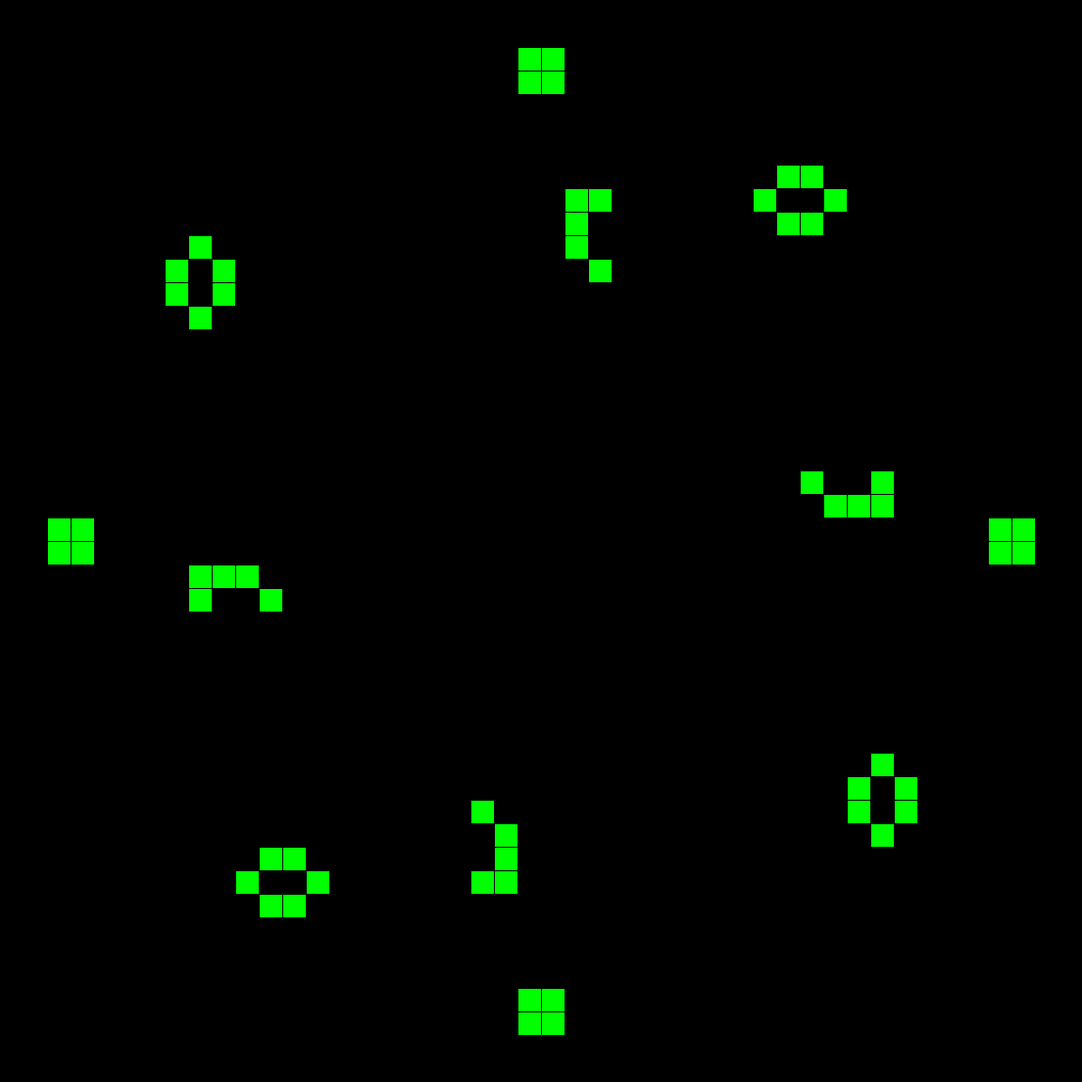
Frame 1 (no input)
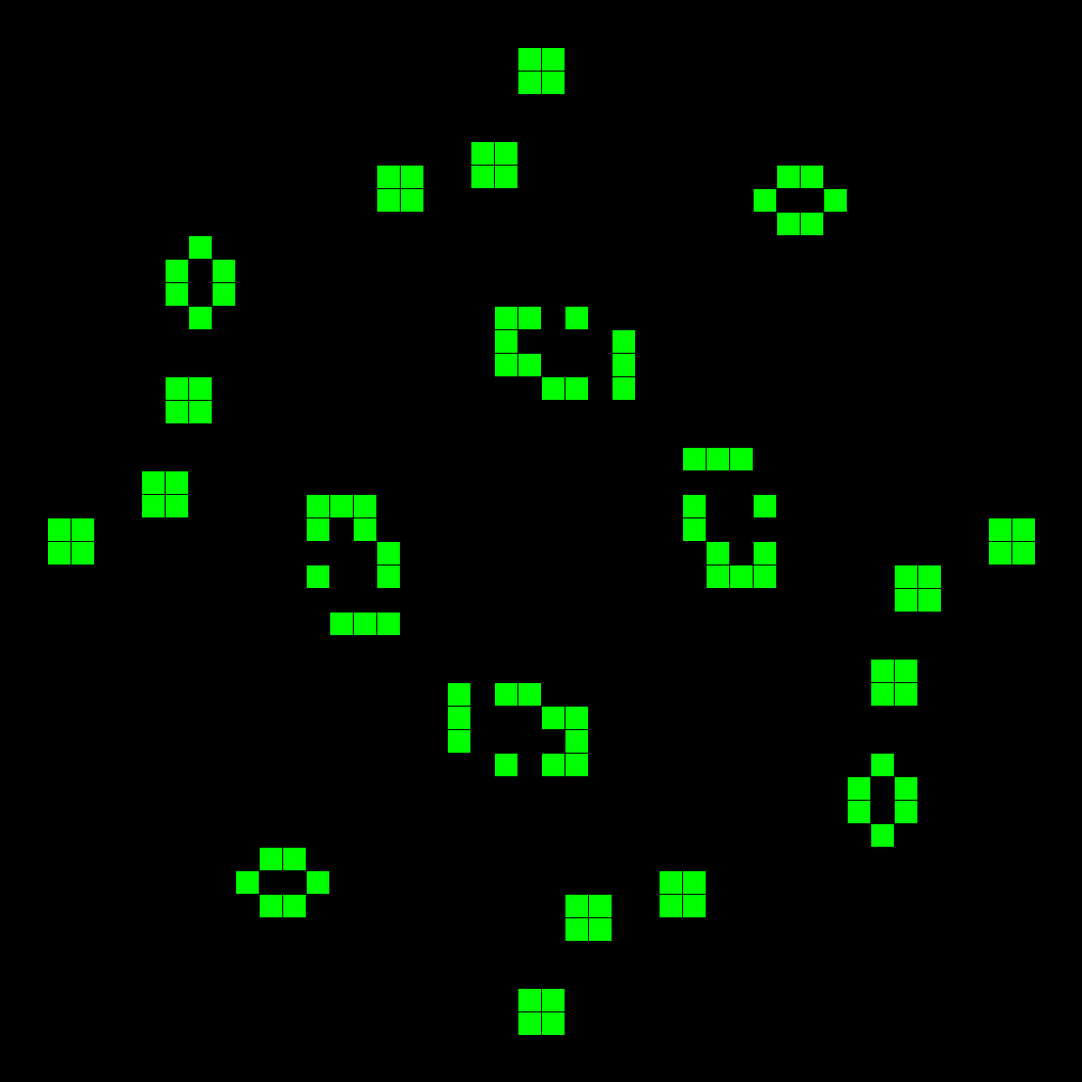
Frame 60 (the mouse pressed at the canvas centre just before this capture)
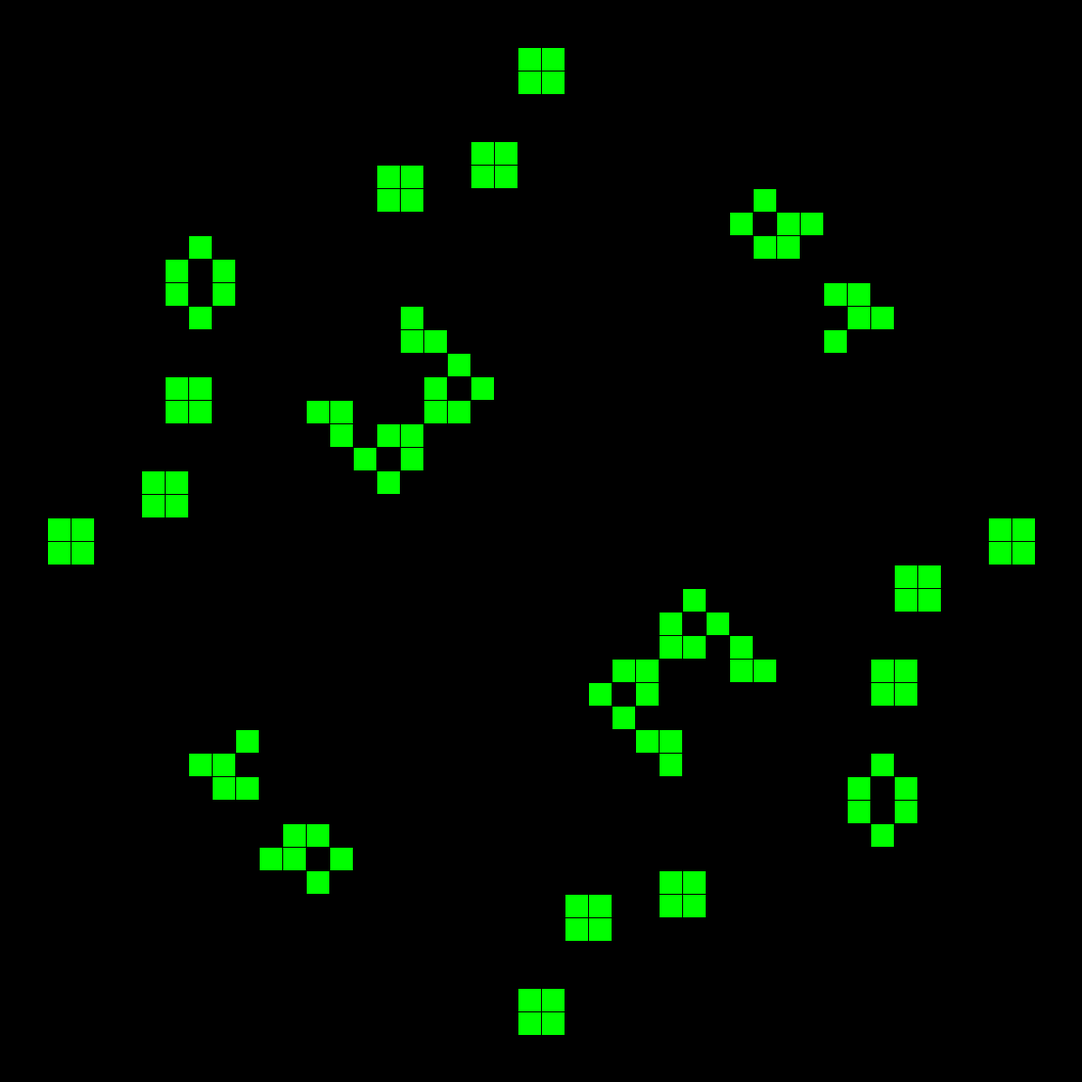
Frame 120 (the mouse held since frame 60 and released just before this capture)

The Processing sketch that drew these frames (run headless with seeded random() and noise(); from frame 60 on, the mouse is pressed at the canvas centre):

// Processing sketch: sketch_60P312
// ── sketch_60P312.pde
/*
John Conway's Game of Life
Rules:
1) A live cell dies if it has fewer than two live neighbors
2) A live cell with two or three live neighbors lives on to the next generation
3) A live cell with more than three live neighbors dies
4) A dead cell will be brought back to live if it has exactly three live neighbors
*/

int windowsize = 1150;
int cellsize = 25; // wimdowsize needs to evenly divide by cellsize and cannot be 1

int[][] board = 
{   {0,0,0,0,0,0,0,0,0,0,0,0,0,0,0,0,0,0,0,0,0,0,0,0,0,0,0,0,0,0,0,0,0,0,0,0,0,0,0,0,0,0,0,0,0,0},
    {0,0,0,0,0,0,0,0,0,0,0,0,0,0,0,0,0,0,0,0,0,0,0,0,0,0,0,0,0,0,0,0,0,0,0,0,0,0,0,0,0,0,0,0,0,0},
    {0,0,0,0,0,0,0,0,0,0,0,0,0,0,0,0,0,0,0,0,0,0,1,1,0,0,0,0,0,0,0,0,0,0,0,0,0,0,0,0,0,0,0,0,0,0},
    {0,0,0,0,0,0,0,0,0,0,0,0,0,0,0,0,0,0,0,0,0,0,1,1,0,0,0,0,0,0,0,0,0,0,0,0,0,0,0,0,0,0,0,0,0,0},
    {0,0,0,0,0,0,0,0,0,0,0,0,0,0,0,0,0,0,0,0,0,0,0,0,0,0,0,0,0,0,0,0,0,0,0,0,0,0,0,0,0,0,0,0,0,0},
    {0,0,0,0,0,0,0,0,0,0,0,0,0,0,0,0,0,0,0,0,0,0,0,0,0,0,0,0,0,0,0,0,0,0,0,0,0,0,0,0,0,0,0,0,0,0},
    {0,0,0,0,0,0,0,0,0,0,0,0,0,0,0,0,0,0,0,0,0,0,0,0,0,0,0,0,0,0,0,0,0,0,0,0,0,0,0,0,0,0,0,0,0,0},
    {0,0,0,0,0,0,0,0,0,0,0,0,0,0,0,0,0,0,0,0,0,0,0,0,0,0,0,0,0,0,0,0,0,1,1,0,0,0,0,0,0,0,0,0,0,0},
    {0,0,0,0,0,0,0,0,0,0,0,0,0,0,0,0,0,0,0,0,0,0,0,0,1,1,0,0,0,0,0,0,1,0,0,1,0,0,0,0,0,0,0,0,0,0},
    {0,0,0,0,0,0,0,0,0,0,0,0,0,0,0,0,0,0,0,0,0,0,0,0,1,0,0,0,0,0,0,0,0,1,1,0,0,0,0,0,0,0,0,0,0,0},
    {0,0,0,0,0,0,0,0,1,0,0,0,0,0,0,0,0,0,0,0,0,0,0,0,1,0,0,0,0,0,0,0,0,0,0,0,0,0,0,0,0,0,0,0,0,0},
    {0,0,0,0,0,0,0,1,0,1,0,0,0,0,0,0,0,0,0,0,0,0,0,0,0,1,0,0,0,0,0,0,0,0,0,0,0,0,0,0,0,0,0,0,0,0},
    {0,0,0,0,0,0,0,1,0,1,0,0,0,0,0,0,0,0,0,0,0,0,0,0,0,0,0,0,0,0,0,0,0,0,0,0,0,0,0,0,0,0,0,0,0,0},
    {0,0,0,0,0,0,0,0,1,0,0,0,0,0,0,0,0,0,0,0,0,0,0,0,0,0,0,0,0,0,0,0,0,0,0,0,0,0,0,0,0,0,0,0,0,0},
    {0,0,0,0,0,0,0,0,0,0,0,0,0,0,0,0,0,0,0,0,0,0,0,0,0,0,0,0,0,0,0,0,0,0,0,0,0,0,0,0,0,0,0,0,0,0},
    {0,0,0,0,0,0,0,0,0,0,0,0,0,0,0,0,0,0,0,0,0,0,0,0,0,0,0,0,0,0,0,0,0,0,0,0,0,0,0,0,0,0,0,0,0,0},
    {0,0,0,0,0,0,0,0,0,0,0,0,0,0,0,0,0,0,0,0,0,0,0,0,0,0,0,0,0,0,0,0,0,0,0,0,0,0,0,0,0,0,0,0,0,0},
    {0,0,0,0,0,0,0,0,0,0,0,0,0,0,0,0,0,0,0,0,0,0,0,0,0,0,0,0,0,0,0,0,0,0,0,0,0,0,0,0,0,0,0,0,0,0},
    {0,0,0,0,0,0,0,0,0,0,0,0,0,0,0,0,0,0,0,0,0,0,0,0,0,0,0,0,0,0,0,0,0,0,0,0,0,0,0,0,0,0,0,0,0,0},
    {0,0,0,0,0,0,0,0,0,0,0,0,0,0,0,0,0,0,0,0,0,0,0,0,0,0,0,0,0,0,0,0,0,0,0,0,0,0,0,0,0,0,0,0,0,0},
    {0,0,0,0,0,0,0,0,0,0,0,0,0,0,0,0,0,0,0,0,0,0,0,0,0,0,0,0,0,0,0,0,0,0,1,0,0,1,0,0,0,0,0,0,0,0},
    {0,0,0,0,0,0,0,0,0,0,0,0,0,0,0,0,0,0,0,0,0,0,0,0,0,0,0,0,0,0,0,0,0,0,0,1,1,1,0,0,0,0,0,0,0,0},
    {0,0,1,1,0,0,0,0,0,0,0,0,0,0,0,0,0,0,0,0,0,0,0,0,0,0,0,0,0,0,0,0,0,0,0,0,0,0,0,0,0,0,1,1,0,0},
    {0,0,1,1,0,0,0,0,0,0,0,0,0,0,0,0,0,0,0,0,0,0,0,0,0,0,0,0,0,0,0,0,0,0,0,0,0,0,0,0,0,0,1,1,0,0},
    {0,0,0,0,0,0,0,0,1,1,1,0,0,0,0,0,0,0,0,0,0,0,0,0,0,0,0,0,0,0,0,0,0,0,0,0,0,0,0,0,0,0,0,0,0,0},
    {0,0,0,0,0,0,0,0,1,0,0,1,0,0,0,0,0,0,0,0,0,0,0,0,0,0,0,0,0,0,0,0,0,0,0,0,0,0,0,0,0,0,0,0,0,0},
    {0,0,0,0,0,0,0,0,0,0,0,0,0,0,0,0,0,0,0,0,0,0,0,0,0,0,0,0,0,0,0,0,0,0,0,0,0,0,0,0,0,0,0,0,0,0},
    {0,0,0,0,0,0,0,0,0,0,0,0,0,0,0,0,0,0,0,0,0,0,0,0,0,0,0,0,0,0,0,0,0,0,0,0,0,0,0,0,0,0,0,0,0,0},
    {0,0,0,0,0,0,0,0,0,0,0,0,0,0,0,0,0,0,0,0,0,0,0,0,0,0,0,0,0,0,0,0,0,0,0,0,0,0,0,0,0,0,0,0,0,0},
    {0,0,0,0,0,0,0,0,0,0,0,0,0,0,0,0,0,0,0,0,0,0,0,0,0,0,0,0,0,0,0,0,0,0,0,0,0,0,0,0,0,0,0,0,0,0},
    {0,0,0,0,0,0,0,0,0,0,0,0,0,0,0,0,0,0,0,0,0,0,0,0,0,0,0,0,0,0,0,0,0,0,0,0,0,0,0,0,0,0,0,0,0,0},
    {0,0,0,0,0,0,0,0,0,0,0,0,0,0,0,0,0,0,0,0,0,0,0,0,0,0,0,0,0,0,0,0,0,0,0,0,0,0,0,0,0,0,0,0,0,0},
    {0,0,0,0,0,0,0,0,0,0,0,0,0,0,0,0,0,0,0,0,0,0,0,0,0,0,0,0,0,0,0,0,0,0,0,0,0,1,0,0,0,0,0,0,0,0},
    {0,0,0,0,0,0,0,0,0,0,0,0,0,0,0,0,0,0,0,0,0,0,0,0,0,0,0,0,0,0,0,0,0,0,0,0,1,0,1,0,0,0,0,0,0,0},
    {0,0,0,0,0,0,0,0,0,0,0,0,0,0,0,0,0,0,0,0,1,0,0,0,0,0,0,0,0,0,0,0,0,0,0,0,1,0,1,0,0,0,0,0,0,0},
    {0,0,0,0,0,0,0,0,0,0,0,0,0,0,0,0,0,0,0,0,0,1,0,0,0,0,0,0,0,0,0,0,0,0,0,0,0,1,0,0,0,0,0,0,0,0},
    {0,0,0,0,0,0,0,0,0,0,0,1,1,0,0,0,0,0,0,0,0,1,0,0,0,0,0,0,0,0,0,0,0,0,0,0,0,0,0,0,0,0,0,0,0,0},
    {0,0,0,0,0,0,0,0,0,0,1,0,0,1,0,0,0,0,0,0,1,1,0,0,0,0,0,0,0,0,0,0,0,0,0,0,0,0,0,0,0,0,0,0,0,0},
    {0,0,0,0,0,0,0,0,0,0,0,1,1,0,0,0,0,0,0,0,0,0,0,0,0,0,0,0,0,0,0,0,0,0,0,0,0,0,0,0,0,0,0,0,0,0},
    {0,0,0,0,0,0,0,0,0,0,0,0,0,0,0,0,0,0,0,0,0,0,0,0,0,0,0,0,0,0,0,0,0,0,0,0,0,0,0,0,0,0,0,0,0,0},
    {0,0,0,0,0,0,0,0,0,0,0,0,0,0,0,0,0,0,0,0,0,0,0,0,0,0,0,0,0,0,0,0,0,0,0,0,0,0,0,0,0,0,0,0,0,0},
    {0,0,0,0,0,0,0,0,0,0,0,0,0,0,0,0,0,0,0,0,0,0,0,0,0,0,0,0,0,0,0,0,0,0,0,0,0,0,0,0,0,0,0,0,0,0},
    {0,0,0,0,0,0,0,0,0,0,0,0,0,0,0,0,0,0,0,0,0,0,1,1,0,0,0,0,0,0,0,0,0,0,0,0,0,0,0,0,0,0,0,0,0,0},
    {0,0,0,0,0,0,0,0,0,0,0,0,0,0,0,0,0,0,0,0,0,0,1,1,0,0,0,0,0,0,0,0,0,0,0,0,0,0,0,0,0,0,0,0,0,0},
    {0,0,0,0,0,0,0,0,0,0,0,0,0,0,0,0,0,0,0,0,0,0,0,0,0,0,0,0,0,0,0,0,0,0,0,0,0,0,0,0,0,0,0,0,0,0},
    {0,0,0,0,0,0,0,0,0,0,0,0,0,0,0,0,0,0,0,0,0,0,0,0,0,0,0,0,0,0,0,0,0,0,0,0,0,0,0,0,0,0,0,0,0,0}
};

ArrayList<Integer> iplc = new ArrayList<Integer>();
ArrayList<Integer> jplc = new ArrayList<Integer>();
ArrayList<Integer> ito0 = new ArrayList<Integer>();
ArrayList<Integer> ito1 = new ArrayList<Integer>();
ArrayList<Integer> jto0 = new ArrayList<Integer>();
ArrayList<Integer> jto1 = new ArrayList<Integer>();

void settings(){
    size(windowsize, windowsize);
    
}

void setup(){
    background(0, 0, 0);
    colorMode(RGB);
    setboard();
    frameRate(60);
    //printboard();
}

void setboard(){ // onetwothree pattern board

    for (int i = 0; i < board.length; i++){
        for (int j = 0; j < board[i].length; j++){
            if (board[i][j] == 1){
                fill(0, 255, 0);
                rect(j*cellsize, i*cellsize, cellsize, cellsize); // j and then i bc j is the row and i is the col
            }
            else{
                fill(0, 0, 0);
                rect(j*cellsize, i*cellsize, cellsize, cellsize);
            }
        }
    }

}

void draw(){
    
    if (frameCount % 2 == 0){
        for (int i = 0; i < board.length; i++){
            for (int j = 0; j < board[i].length; j++){
                int numofneighbors = numneighbors(i, j, board);
                //println("(" + i + ", " + j + "): " + numofneighbors
                
                if (numofneighbors == 3){ // RULE 4
                    ito1.add(i);
                    jto1.add(j);
                }
                else{
                    if (numofneighbors < 2){ // RULE 1
                        //board[i][j] = 0;
                        ito0.add(i);
                        jto0.add(j);
                    }
                    else if (numofneighbors > 3){ // RULE 3
                        //board[i][j] = 0;
                        ito0.add(i);
                        jto0.add(j);
                    }
                }
            }
        }
        for (int x = 0; x < ito0.size(); x++){
            board[ito0.get(x)][jto0.get(x)] = 0;
        }
        for (int x = 0; x < ito1.size(); x++){
            board[ito1.get(x)][jto1.get(x)] = 1;
        }
        ito0 = new ArrayList<Integer>();
        ito1 = new ArrayList<Integer>();
        jto0 = new ArrayList<Integer>();
        jto1 = new ArrayList<Integer>();
        setboard();
    }
}

int numneighbors(int i, int j, int[][] currboard){
    int num = 0;
    int far = windowsize/cellsize - 1;
    if (i != 0 && i != far && j != 0 && j != far){ // PIXEL IS NOT ON THE EDGES
        if (currboard[i][j-1] == 1){ // left
            num++;
        }
        if (currboard[i][j+1] == 1){ // right
            num++;
        }
        if (currboard[i-1][j] == 1){ // top
            num++;
        }
        if (currboard[i+1][j] == 1){ // bottom
            num++;
        }
        if (currboard[i-1][j-1] == 1){ // top left
            num++;
        }
        if (currboard[i+1][j-1] == 1){ // bottom left
            num++;
        }
        if (currboard[i-1][j+1] == 1){ // top right
            num++;
        }
        if (currboard[i+1][j+1] == 1){ // bottom right
            num++;
        }
    }
    else{
        if (i == 0 && j == 0){ // PIXEL IS TOP LEFT 

            if (currboard[i][j+1] == 1){ // right
                num++;
            }
            if (currboard[i+1][j+1] == 1){ // bottom right
                num++;
            } 
            if (currboard[i+1][j] == 1){ // bottom
                num++;
            } 
            if (currboard[i+1][far] == 1){ // bottom left (wraps to far right of board)
                num++;
            } 
            if (currboard[i][far] == 1){ // left (wraps to far right of board)
                num++;
            } 
            if (currboard[far][j] == 1){ // top (wraps to the bottom of board)
                num++;
            } 
            if (currboard[far][j+1] == 1){ // top right (wrap to bottom of board)
                num++;
            } 
            if (currboard[far][far] == 1){ // top left (wrap to bottom right of board)
                num++;
            } 
        }
        else if (i == 0 && j == far) { // PIXEL IS TOP RIGHT

            if (currboard[i][j-1] == 1){ // left
                num++;
            }
            if (currboard[i+1][j-1] == 1){ // bottom left
                num++;
            }
            if (currboard[i+1][j] == 1){ // bottom
                num++;
            }
            if (currboard[i+1][0] == 1){ // bottom right (wraps to left side of board)
                num++;
            }
            if (currboard[i][0] == 1){ // right (wraps to left side of board )
                num++;
            }
            if (currboard[far][j-1] == 1){ // top left (wraps to bottom of board)
                num++;
            }
            if (currboard[far][j] == 1){ // top (wraps to bottom of board)
                num++;
            }
            if (currboard[far][0] == 1){ // top right (wrap to bottom left of board)
                num++;
            }
        }
        else if (i == far && j == 0){ // PIXEL IS BOTTOM LEFT

            if (currboard[i-1][j] == 1){ // top
                num++;
            }
            if (currboard[i-1][j+1] == 1){ // top right
                num++;
            }
            if (currboard[i][j+1] == 1){ // right
                num++;
            }
            if (currboard[0][j+1] == 1){ // bottom right (wraps to top of board)
                num++;
            }
            if (currboard[0][j] == 1){ // bottom (wraps to top of board)
                num++;
            }
            if (currboard[0][far] == 1){ // bottom left (wraps to top right of board)
                num++;
            }
            if (currboard[i][far] == 1){ // left (wraps to right of board)
                num++;
            }
            if (currboard[i-1][far] == 1){ // top left (wraps to right of board)
                num++;
            }
        }
        else if (i == far && j == far){ // PIXEL IS BOTTOM RIGHT

            if (currboard[i-1][j] == 1){ // top
                num++;
            }
            if (currboard[i-1][j-1] == 1){ // top left
                num++;
            }
            if (currboard[i][j-1] == 1){ // left
                num++;
            }
            if (currboard[0][j-1] == 1){ // bottom left (wraps to top of board)
                num++;
            }
            if (currboard[0][j] == 1){ // bottom (wraps to top of board)
                num++;
            }
            if (currboard[0][0] == 1){ // bottom right (wraps to top left of board)
                num++;
            }
            if (currboard[i][0] == 1){ // right (wraps to left of board)
                num++;
            }
            if (currboard[i-1][0] == 1){ // top right (wraps to left of board)
                num++;
            } 
        }
        else if (j == 0){ // SOMEWHERE IN LEFT COLUMN (NOT CORNERS)

            if (currboard[i-1][j] == 1){ // top
                num++;
            }
            if (currboard[i-1][j+1] == 1){ // top right
                num++;
            }
            if (currboard[i][j+1] == 1){ // right
                num++;
            }
            if (currboard[i+1][j+1] == 1){ // bottom right
                num++;
            }
            if (currboard[i+1][j] == 1){ // bottom
                num++;
            }
            if (currboard[i+1][far] == 1){ // bottom left (wraps to right of board)
                num++;
            }
            if (currboard[i][far] == 1){ // left (wraps to right of board)
                num++;
            }
            if (currboard[i-1][far] == 1){ // top left (wraps to right of board)
                num++;
            } 
        }
        else if (i == 0){ // SOMEWHERE IN TOP ROW (NOT CORNERS)

            if (currboard[i][j+1] == 1){ // right
                num++;
            }
            if (currboard[i+1][j+1] == 1){ // bottom right
                num++;
            }
            if (currboard[i+1][j] == 1){ // bottom
                num++;
            }
            if (currboard[i+1][j-1] == 1){ // bottom left
                num++;
            }
            if (currboard[i][j-1] == 1){ // left
                num++;
            }
            if (currboard[far][j-1] == 1){ // top left (wraps to bottom of board)
                num++;
            } 
            if (currboard[far][j] == 1){ // top (wraps to bottom of board)
                num++;
            }
            if (currboard[far][j+1] == 1){ // top right (wraps to bottom of board)
                num++;
            } 
        }
        else if (i == far){ // SOMEWHERE IN BOTTOM ROW (NOT CORNERS)

            if (currboard[i][j-1] == 1){ // left
                num++;
            }
            if (currboard[i-1][j-1] == 1){ // top left
                num++;
            }
            if (currboard[i-1][j] == 1){ // top
                num++;
            }
            if (currboard[i-1][j+1] == 1){ // top right
                num++;
            }
            if (currboard[i][j+1] == 1){ // right
                num++;
            }
            if (currboard[0][j+1] == 1){ // bottom right (wraps to top of board)
                num++;
            }
            if (currboard[0][j] == 1){ // bottom (wraps to top of board)
                num++;
            }
            if (currboard[0][j-1] == 1){ // bottom left (wraps to top of board)
                num++;
            } 
        }
        else if (j ==  far){ // SOMEWHERE ON RIGHT COLUMN (NOT CORNERS)

            if (currboard[i+1][j] == 1){ // bottom
                num++;
            }
            if (currboard[i+1][j-1] == 1){ // bottom left
                num++;
            }
            if (currboard[i][j-1] == 1){ // left
                num++;
            }
            if (currboard[i-1][j-1] == 1){ // top left
                num++;
            }
            if (currboard[i-1][j] == 1){ // top
                num++;
            }
            if (currboard[i-1][0] == 1){ // top right (wraps to left of board)
                num++;
            }
            if (currboard[i][0] == 1){ // right (wraps to left of board)
                num++;
            }
            if (currboard[i+1][0] == 1){ // bottom right (wraps to left of board)
                num++;
            } 
        }
    }
    return num;
}

void printboard(){
    println();
    for (int i = 0; i < board.length; i++){
        for (int j = 0; j < board[i].length; j++){
            print(board[i][j]);
        }
        println();
    }
}
